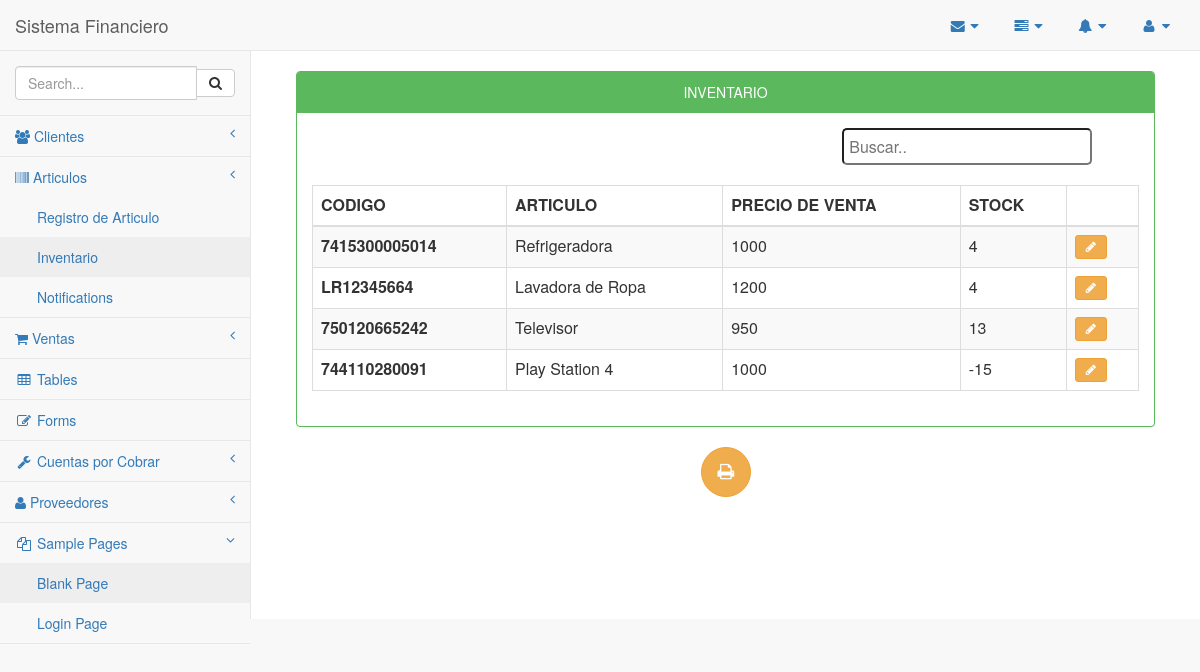
The page /Inventario/InventarioArticulos.php on the database as committed earlier.
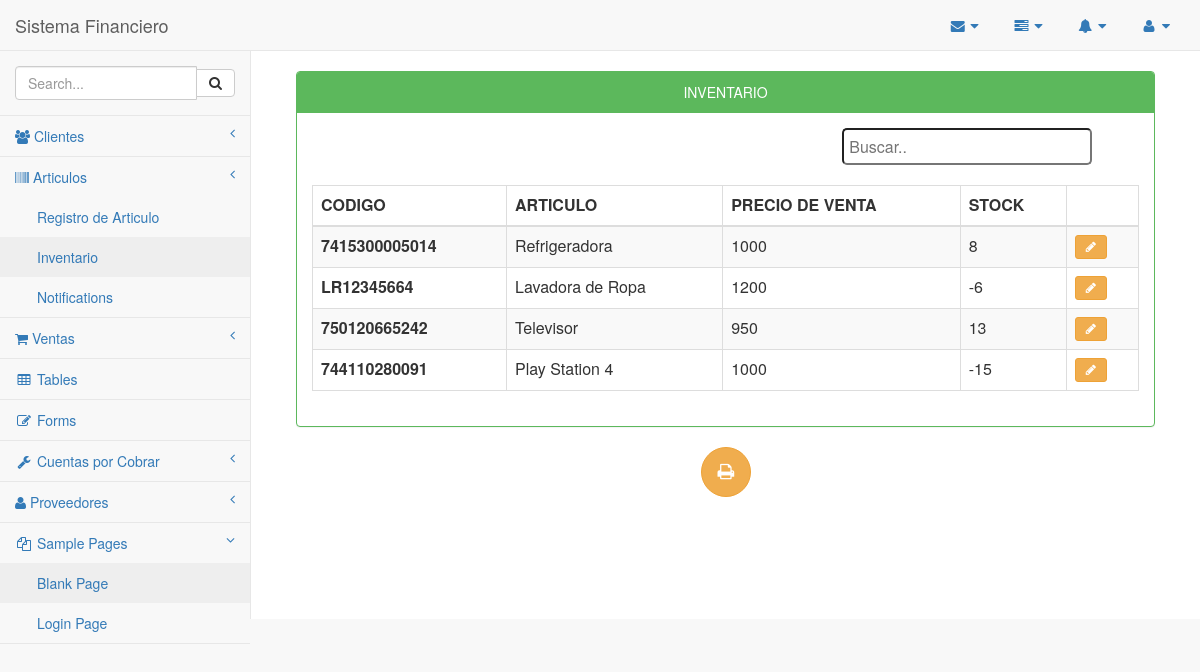
The same page on the database as committed later.
### tables this page shows
CREATE TABLE `inventario` (
  `idinventario` int(11) NOT NULL,
  `id_articulos` int(11) DEFAULT NULL,
  `stock` int(11) DEFAULT NULL,
  `stockMinimo` int(11) DEFAULT NULL,
  `pv` float DEFAULT NULL,
  `cant` int(11) DEFAULT NULL
);

CREATE TABLE `articulos` (
  `idarticulos` int(11) NOT NULL,
  `codigo` varchar(45) DEFAULT NULL,
  `nombre` varchar(45) DEFAULT NULL,
  `cantidad` int(11) DEFAULT NULL,
  `valor` float DEFAULT NULL,
  `marca` varchar(45) DEFAULT NULL,
  `estado` varchar(45) DEFAULT NULL,
  `unidad` int(11) DEFAULT NULL,
  `idproveedor` int(10) DEFAULT NULL,
  `idcategoria` int(10) DEFAULT NULL
);

### Inventario/InventarioArticulos.php (the view, shortened to what this page needs)
<?php
 include_once '../conexion/php_conexion.php';
    include_once '../Plantilla/encabezado.php';
    include_once '../Plantilla/menuLateral.php';
?>
<head>
</head>
        <div id="page-wrapper"  align="center">
            <div class="container-fluid"  align="center">
                <div class="row" align="center">
           <div class="col-md-12">
           	<br>
                    <div class="panel panel-green">
                        <div class="panel-heading" align="center">
                             INVENTARIO
                        </div>
                        <div class="panel-body" align="center">
                            <div class="table-responsive">
                              <table width="100%" border="0">
                                  <tr>
                                    <td width="50%">
                                            </td>
                                            <td width="20%">
            <input type="text" class="redondeado" id="buscador" onkeyup="myFunction()" placeholder="Buscar..">
                                          </div>
                                        </div>
                                </table><br>
                                <table id="tabla" class="table table-striped table-bordered table-hover">
                                    <thead>
                                        <tr>
                                            <th>CODIGO</th>
                                            <th>ARTICULO</th>
                                            <th>PRECIO DE VENTA</th>
                                            <th>STOCK</th>
                                            <th></th>
                                        </tr>
                                    </thead>
                                    <tbody class="buscar">
                                    	<?php
        $sacar = mysqli_query($conexion, "SELECT articulos.codigo, articulos.nombre, inventario.pv,inventario.stock FROM inventario INNER JOIN articulos ON inventario.id_articulos = articulos.idarticulos");
            while ($fila = mysqli_fetch_array($sacar)) {
                 $codigo=$fila['codigo'];
                 $nombre=$fila['nombre'];
                 $pv=$fila['pv'];
                 $stock=$fila['stock'];
       ?>
       <tr>
        <th><?php echo $codigo;?></th>
        <td><?php echo $nombre;?></td>
        <td><?php echo $pv;?></td>
        <td><?php echo $stock;?></td>
        <td class="center">
                                                <a href="#edit" role="button" class="btn btn-warning btn-sm"><i class="fa fa-pencil"></i></a>
                                            </td>
       <?php  }?>
      </tr>
                                    </tbody>
                                </table>
                            </div>
                    </div>
    </div>
</div>
<button type="button" class="btn btn-warning btn-circle btn-lg" onClick="window.location='PDFinventario.php'"><i class="fa fa-print fa-2" title="Inventario PDF"></i>
                            </button>
</div>
</div>
<?php
include_once '../Plantilla/inferior.php';
?>

### Plantilla/encabezado.php (shortened to what this page needs)
    <link href="../vendor/bootstrap/css/bootstrap.min.css" rel="stylesheet">
    <link href="../vendor/metisMenu/metisMenu.min.css" rel="stylesheet">
    <link href="../dist/css/sb-admin-2.css" rel="stylesheet">
    <link href="../vendor/font-awesome/css/font-awesome.min.css" rel="stylesheet" type="text/css">
<body>
    <div id="wrapper">
        <nav class="navbar navbar-default navbar-static-top" role="navigation" style="margin-bottom: 0">
            <div class="navbar-header">
                <a class="navbar-brand" href="../Inicio/index.php">Sistema Financiero</a>
            </div>
            <ul class="nav navbar-top-links navbar-right">
                <li class="dropdown">
                    <a class="dropdown-toggle" data-toggle="dropdown" href="#">
                        <i class="fa fa-envelope fa-fw"></i> <i class="fa fa-caret-down"></i>
                    </a>
                </li>
                <li class="dropdown">
                    <a class="dropdown-toggle" data-toggle="dropdown" href="#">
                        <i class="fa fa-tasks fa-fw"></i> <i class="fa fa-caret-down"></i>
                    </a>
                </li>
                <li class="dropdown">
                    <a class="dropdown-toggle" data-toggle="dropdown" href="#">
                        <i class="fa fa-bell fa-fw"></i> <i class="fa fa-caret-down"></i>
                    </a>
                </li>
                <li class="dropdown">
                    <a class="dropdown-toggle" data-toggle="dropdown" href="#">
                        <i class="fa fa-user fa-fw"></i> <i class="fa fa-caret-down"></i>
                    </a>
                </li>
            </ul>

### Plantilla/menuLateral.php (shortened to what this page needs)
<div class="navbar-default sidebar" role="navigation">
               <div class="sidebar-nav navbar-collapse">
                   <ul class="nav" id="side-menu">
                       <li class="sidebar-search">
                           <div class="input-group custom-search-form">
                               <input type="text" class="form-control" placeholder="Search...">
                               <span class="input-group-btn">
                                   <button class="btn btn-default" type="button">
                                       <i class="fa fa-search"></i>
                                   </button>
                               </span>
                           </div>
                       </li>
                       <li>
                           <a href="#"><i class="fa fa-users"></i> Clientes<span class="fa arrow"></span></a>
                       </li>
                       <li>
                           <a href="#"><i class="fa fa-barcode"></i> Articulos<span class="fa arrow"></span></a>
                           <ul class="nav nav-second-level">
                               <li>
                                   <a href="../Registros/registroArticulo.php">Registro de Articulo</a>
                               </li>
                               <li>
                                   <a href="../Inventario/InventarioArticulos.php">Inventario</a>
                               </li>
                               <li>
                                   <a href="notifications.html">Notifications</a>
                               </li>
                           </ul>
                       </li>
                       <li>
                           <a href="#"><i class="fa fa-shopping-cart "></i> Ventas<span class="fa arrow"></span></a>
                       </li>
                       <li>
                           <a href="tables.html"><i class="fa fa-table fa-fw"></i> Tables</a>
                       </li>
                       <li>
                           <a href="forms.html"><i class="fa fa-edit fa-fw"></i> Forms</a>
                       </li>
                       <li>
                           <a href="#"><i class="fa fa-wrench fa-fw"></i> Cuentas por Cobrar<span class="fa arrow"></span></a>
                       </li>
                       <li>
                           <a href="#"><i class="fa fa-user"></i> Proveedores<span class="fa arrow"></span></a>
                       </li>
                       <li class="active">
                           <a href="#"><i class="fa fa-files-o fa-fw"></i> Sample Pages<span class="fa arrow"></span></a>
                           <ul class="nav nav-second-level">
                               <li>
                                   <a class="active" href="blank.html">Blank Page</a>
                               </li>
                               <li>
                                   <a href="login.html">Login Page</a>
                               </li>
                           </ul>
                       </li>
                   </ul>
               </div>
           </div>
       </nav>

### Plantilla/inferior.php (shortened to what this page needs)
</body>

### Inventario/InventarioArticulos.php (style rules this page uses)
input { width: 250px; padding: 5px; }
.redondeado { border-radius: 5px; }

Rows that differ between the two databases and show on the page:
changed inventario "Refrigeradora": stock "4" → "8"
changed inventario "LR12345664": stock "4" → "-6"
